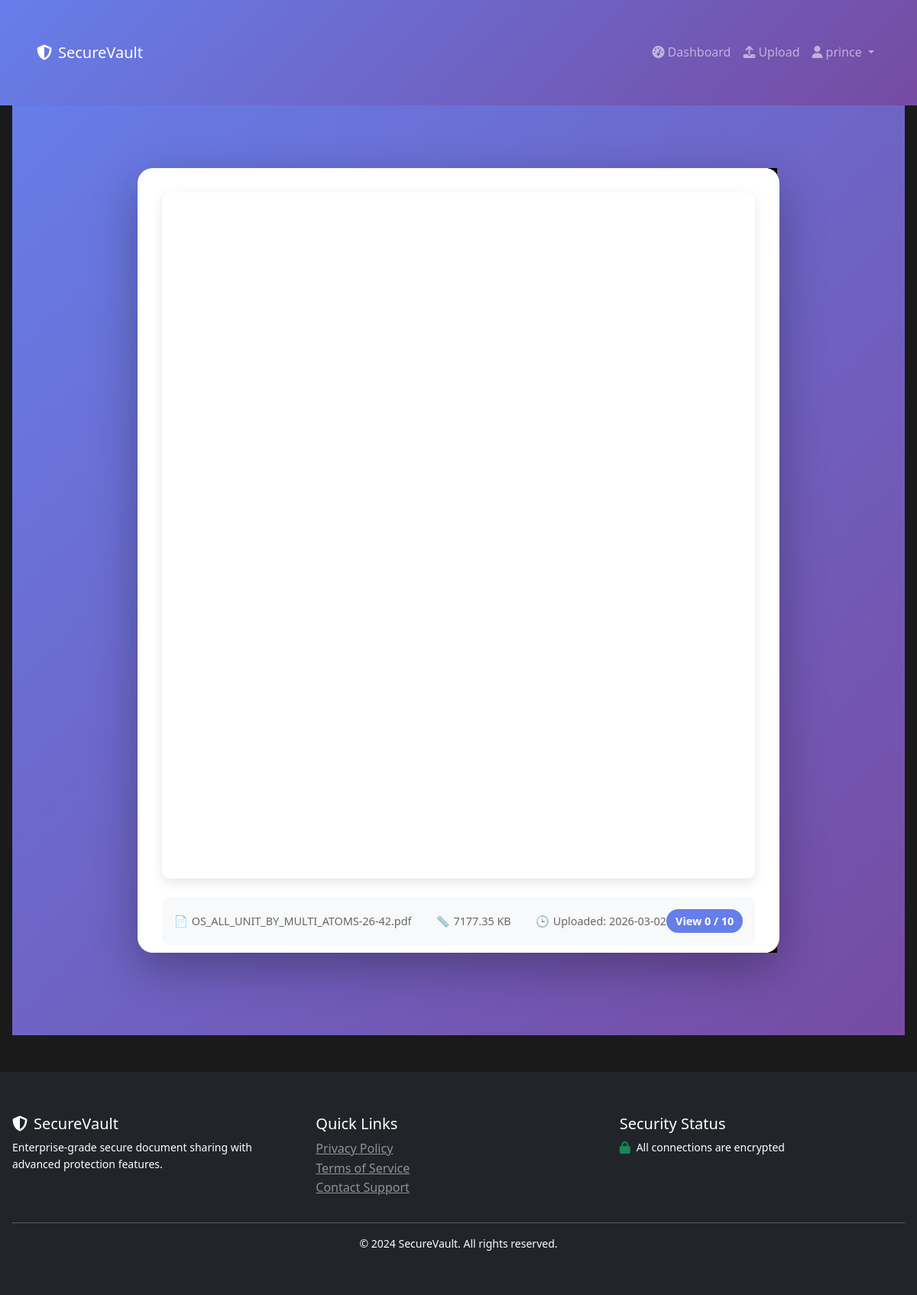
Page /doc/preview/8 (signed in) on the committed database.
### models/user.py (models this page shows, shortened)
class User(db.Model, UserMixin):
    __tablename__ = 'users'
    id = db.Column(db.Integer, primary_key=True)
    username = db.Column(db.String(80), unique=True, nullable=False)
    email = db.Column(db.String(120), unique=True, nullable=False)
    password_hash = db.Column(db.String(200), nullable=False)
    role = db.Column(db.String(20), default='user')
    created_at = db.Column(db.DateTime, default=datetime.utcnow)
    is_active = db.Column(db.Boolean, default=True)
    documents = db.relationship('Document', backref='owner', lazy=True, cascade='all, delete-orphan')
    access_logs = db.relationship('AccessLog', backref='user', lazy=True)
    def is_admin(self):
        return self.role == 'admin'

### models/document.py (models this page shows, shortened)
class Document(db.Model):
    __tablename__ = 'documents'
    id = db.Column(db.Integer, primary_key=True)
    owner_id = db.Column(db.Integer, db.ForeignKey('users.id'), nullable=False)
    filename = db.Column(db.String(200), nullable=False)
    original_filename = db.Column(db.String(200), nullable=False)
    file_path = db.Column(db.String(500), nullable=False)
    file_size = db.Column(db.Integer)  # in bytes
    file_type = db.Column(db.String(50))
    token = db.Column(db.String(100), unique=True, nullable=False)
    view_limit = db.Column(db.Integer, default=10)
    view_count = db.Column(db.Integer, default=0)
    expiry_time = db.Column(db.DateTime)
    watermark_enabled = db.Column(db.Boolean, default=True)
    password_protected = db.Column(db.Boolean, default=False)
    document_password = db.Column(db.String(200), nullable=True)
    created_at = db.Column(db.DateTime, default=datetime.utcnow)
    last_accessed = db.Column(db.DateTime)
    is_active = db.Column(db.Boolean, default=True)
    access_logs = db.relationship('AccessLog', backref='document', lazy=True, cascade='all, delete-orphan')

### routes/document_routes.py (the view)
@doc_bp.route('/preview/<int:doc_id>')
@login_required
def preview(doc_id):
    document = Document.query.get_or_404(doc_id)
    if document.owner_id != current_user.id and not current_user.is_admin():
        flash('You do not have permission to preview this document.', 'error')
        return redirect(url_for('doc.dashboard'))
    return render_template('view_document.html', document=document, preview_mode=True)

### templates/view_document.html (shortened to what this page needs)
{% extends "base.html" %}
{% block content %}
<div class="viewer-container no-select" id="viewerContainer">
    <div class="security-header">
        <div class="watermark-text">
        </div>
        <div class="security-badge">
            <span class="badge">
                <span>👁️</span> View {{ document.view_count }}/{{ document.view_limit if document.view_limit else '∞' }}
            </span>
            <span class="badge">
                <span>⏰</span> Expires: {{ document.expiry_time.strftime('%Y-%m-%d') if document.expiry_time else 'Never' }}
            </span>
        </div>
    </div>
    <div class="document-viewer">
        <div class="viewer-card">
            {% if document.file_type and document.file_type.startswith('image') %}
                <img src="{{ url_for('static', filename='uploads/' + document.filename) }}"
                     class="image-viewer"
                     alt="{{ document.original_filename }}"
                     oncontextmenu="return false;"
                     ondragstart="return false;"
                     onload="setupImageProtection()">
            {% else %}
                <iframe src="{{ url_for('static', filename='uploads/' + document.filename) }}#toolbar=0&navpanes=0&scrollbar=0"
                        class="pdf-viewer"
                        oncontextmenu="return false;"
                        onload="setupPDFProtection()"></iframe>
            {% endif %}
            <div class="document-info">
                <div class="info-left">
                    <div class="info-item">
                        <span>📄</span> {{ document.original_filename }}
                    </div>
                    <div class="info-item">
                        <span>📏</span> {{ (document.file_size / 1024)|round(2) }} KB
                    </div>
                    <div class="info-item">
                        <span>🕒</span> Uploaded: {{ document.created_at.strftime('%Y-%m-%d') }}
                    </div>
                </div>
                <div class="view-count">
                    View {{ document.view_count }} / {{ document.view_limit if document.view_limit else '∞' }}
                </div>
            </div>
        </div>
    </div>
</div>
{% endblock %}

### templates/base.html (shortened to what this page needs)
<!DOCTYPE html>
<html lang="en">
<head>
    <link href="https://cdn.jsdelivr.net/npm/bootstrap@5.3.0/dist/css/bootstrap.min.css" rel="stylesheet">
    <link rel="stylesheet" href="https://cdnjs.cloudflare.com/ajax/libs/font-awesome/6.4.0/css/all.min.css">
    <link rel="stylesheet" href="https://cdnjs.cloudflare.com/ajax/libs/animate.css/4.1.1/animate.min.css">
    <link rel="stylesheet" href="{{ url_for('static', filename='css/main.css') }}">
    <link rel="stylesheet" href="{{ url_for('static', filename='css/animations.css') }}">
</head>
<body>
    <nav class="navbar navbar-expand-lg navbar-dark bg-dark fixed-top">
        <div class="container">
            <a class="navbar-brand" href="{{ url_for('index') }}">
                <i class="fas fa-shield-alt me-2"></i>SecureVault
            </a>
            <div class="collapse navbar-collapse" id="navbarNav">
                <ul class="navbar-nav ms-auto">
                    {% if current_user.is_authenticated %}
                        <li class="nav-item">
                            <a class="nav-link" href="{{ url_for('doc.dashboard') }}">
                                <i class="fas fa-tachometer-alt me-1"></i>Dashboard
                            </a>
                        </li>
                        <li class="nav-item">
                            <a class="nav-link" href="{{ url_for('doc.upload') }}">
                                <i class="fas fa-upload me-1"></i>Upload
                            </a>
                        </li>
                        <li class="nav-item dropdown">
                            <a class="nav-link dropdown-toggle" href="#" id="userDropdown" role="button" data-bs-toggle="dropdown">
                                <i class="fas fa-user me-1"></i>{{ current_user.username }}
                            </a>
                        </li>
                    {% endif %}
                </ul>
            </div>
        </div>
    </nav>
    <main class="container mt-5 pt-4">
        {% block content %}{% endblock %}
    </main>
    <footer class="bg-dark text-white mt-5 py-4">
        <div class="container">
            <div class="row">
                <div class="col-md-4">
                    <h5><i class="fas fa-shield-alt me-2"></i>SecureVault</h5>
                    <p class="small">Enterprise-grade secure document sharing with advanced protection features.</p>
                </div>
                <div class="col-md-4">
                    <h5>Quick Links</h5>
                    <ul class="list-unstyled">
                        <li><a href="#" class="text-white-50">Privacy Policy</a></li>
                        <li><a href="#" class="text-white-50">Terms of Service</a></li>
                        <li><a href="#" class="text-white-50">Contact Support</a></li>
                    </ul>
                </div>
                <div class="col-md-4">
                    <h5>Security Status</h5>
                    <div class="d-flex align-items-center">
                        <i class="fas fa-lock text-success me-2"></i>
                        <span class="small">All connections are encrypted</span>
                    </div>
                </div>
            </div>
            <hr class="bg-secondary">
            <div class="text-center small">
                &copy; 2024 SecureVault. All rights reserved.
            </div>
        </div>
    </footer>
</body>
</html>

### templates/static/css/main.css (style rules this page uses)
* { margin: 0; padding: 0; box-sizing: border-box; }
body { font-family: 'Segoe UI', Tahoma, Geneva, Verdana, sans-serif; line-height: 1.6; color: #333; }
.navbar { background: linear-gradient(135deg, #667eea 0%, #764ba2 100%); padding: 1rem 2rem; display: flex; justify-content: space-between; align-items: center; color: white; }
.container { max-width: 1200px; margin: 2rem auto; padding: 0 1rem; }

### templates/static/css/animations.css (style rules this page uses)
.fade-in { animation: fadeIn 1s ease-in; }

### templates/view_document.html (style rules this page uses)
* { margin: 0; padding: 0; box-sizing: border-box; }
body { font-family: 'Segoe UI', Tahoma, Geneva, Verdana, sans-serif; background: #1a1a1a; color: #333; overflow: hidden; }
.viewer-container { height: 100vh; display: flex; flex-direction: column; background: linear-gradient(135deg, #667eea 0%, #764ba2 100%); position: relative; user-select: none; -webkit-user-select: none; -moz-user-select: none; -ms-user-select: none; }
.security-header { background: rgba(0, 0, 0, 0.8); color: white; padding: 0.5rem 2rem; display: flex; justify-content: space-between; align-items: center; font-size: 0.9rem; backdrop-filter: blur(10px); border-bottom: 1px solid rgba(255,255,255,0.1); }
.watermark-text { color: #ff4444; font-weight: 600; letter-spacing: 1px; animation: pulse 2s infinite; }
.security-badge { display: flex; align-items: center; gap: 1rem; }
.badge { display: flex; align-items: center; gap: 5px; padding: 0.25rem 0.75rem; background: rgba(255,255,255,0.1); border-radius: 50px; font-size: 0.8rem; }
.document-viewer { flex: 1; display: flex; align-items: center; justify-content: center; padding: 2rem; position: relative; }
.viewer-card { background: white; border-radius: 20px; padding: 2rem; max-width: 90%; max-height: 80vh; box-shadow: 0 20px 60px rgba(0,0,0,0.3); animation: slideUp 0.5s ease-out; position: relative; overflow: auto; }
.pdf-viewer { width: 100%; height: 70vh; border: none; border-radius: 10px; box-shadow: 0 5px 15px rgba(0,0,0,0.1); }
.document-info { margin-top: 1rem; padding: 1rem; background: #f8f9fa; border-radius: 10px; display: flex; justify-content: space-between; align-items: center; font-size: 0.9rem; }
.info-left { display: flex; gap: 2rem; }
.info-item { display: flex; align-items: center; gap: 5px; color: #666; }
.view-count { background: #667eea; color: white; padding: 0.25rem 0.75rem; border-radius: 50px; font-weight: 600; }
.no-select { -webkit-touch-callout: none; -webkit-user-select: none; -khtml-user-select: none; -moz-user-select: none; -ms-user-select: none; user-select: none; }

### rows in the picture
User: username "prince"
Document: original_filename "OS_ALL_UNIT_BY_MULTI_ATOMS-26-42.pdf", (document.file_size/1024)|round(2) "7177.35", created_at "2026-03-02", view_count "0", view_limit "10"
